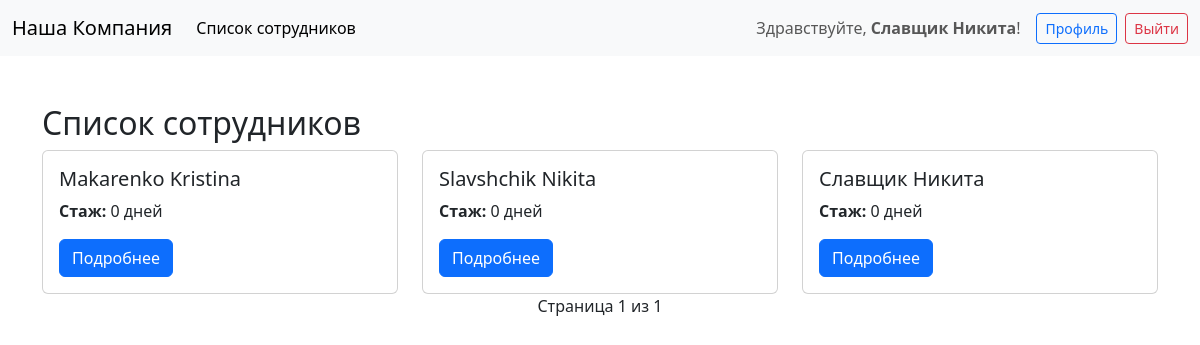
Page /employees/ (signed in) on the committed database.
### employees/models.py (models this page shows, shortened)
class CustomUser(AbstractBaseUser, PermissionsMixin):
    GENDER_CHOICES = [
        ("M", "Мужской"),
        ("F", "Женский"),
        ("O", "Другой"),
    ]
    username = models.CharField(max_length=150, unique=True)
    email = models.EmailField(unique=True)
    is_active = models.BooleanField(default=True)
    is_staff = models.BooleanField(default=False)
    first_name = models.CharField("Имя", max_length=150)
    last_name = models.CharField("Фамилия", max_length=150)
    gender = models.CharField("Пол", max_length=1, choices=GENDER_CHOICES, blank=True)
    middle_name = models.CharField("Отчество", max_length=150, blank=True)
    hire_date = models.DateField("Дата приема на работу", default=timezone.now)
    objects = CustomUserManager()
    USERNAME_FIELD = "username"
    REQUIRED_FIELDS = ["email", "first_name", "last_name"]
    def get_full_name(self):
        name = f"{self.last_name} {self.first_name}"
        if self.middle_name:
            name += f" {self.middle_name}"
        return name.strip()

### employees/views.py (the view)
# urls.py: path('employees/', views.employee_list, name='employee_list'),
def employee_list(request):
    employees_list = CustomUser.objects.filter(is_active=True).order_by("last_name")
    paginator = Paginator(employees_list, 10)
    page_number = request.GET.get("page")
    employees = paginator.get_page(page_number)
    for emp in employees:
        emp.tenure_days = (date.today() - emp.hire_date).days
    context = {
        "employees": employees,
        "today": date.today(),
    }
    return render(request, "employee_list.html", context)

### templates/employee_list.html (shortened to what this page needs)
{% extends "base.html" %}
{% block content %}
<h2>Список сотрудников</h2>
<div class="row row-cols-1 row-cols-md-3 g-4">
  {% for emp in employees %}
  <div class="col">
      <div class="card h-100">
          <div class="card-body">
              <h5 class="card-title">{{ emp.get_full_name }}</h5>
              <p class="card-text"><strong>Стаж:</strong> {{ emp.tenure_days }} дней</p>
              <a href="{% url 'employee_detail' emp.pk %}" class="btn btn-primary">Подробнее</a>
          </div>
      </div>
  </div>
  {% empty %}
  <p>Сотрудников пока нет.</p>
  {% endfor %}
</div>
<nav aria-label="Page navigation">
  <ul class="pagination justify-content-center">
      <li class="page-item disabled"><span>Страница {{ employees.number }} из {{ employees.paginator.num_pages }}</span></li>
  </ul>
</nav>
{% endblock %}

### templates/base.html (shortened to what this page needs)
<!DOCTYPE html>
<html lang="ru">
<head>
    <link href="https://cdn.jsdelivr.net/npm/bootstrap@5.3.3/dist/css/bootstrap.min.css" rel="stylesheet">
</head>
<body>
<header class="navbar navbar-expand-lg navbar-light bg-light mb-4">
  <div class="container-fluid">
    <a class="navbar-brand" href="{% url 'home' %}">Наша Компания</a>
    <div class="collapse navbar-collapse" id="navbarNav">
      <ul class="navbar-nav me-auto">
        <li class="nav-item">
          <a class="nav-link {% if request.resolver_match.url_name == 'employee_list' %}active{% endif %}"
             href="{% url 'employee_list' %}">Список сотрудников</a>
        </li>
      </ul>
      {% if user.is_authenticated %}
        <span class="navbar-text me-3">
          Здравствуйте, <strong>{{ user.get_full_name|default:user.username }}</strong>!
        </span>
        <a href="{% url 'profile' %}" class="btn btn-outline-primary btn-sm me-2">Профиль</a>
        <form action="{% url 'logout' %}" method="post" class="d-inline">
          <button type="submit" class="btn btn-outline-danger btn-sm">Выйти</button>
        </form>
      {% else %}
        <a href="{% url 'login' %}" class="btn btn-outline-success btn-sm">Войти</a>
      {% endif %}
    </div>
  </div>
</header>
<div class="container">
  <main role="main" class="py-4">
    {% block content %}
    {% endblock %}
  </main>
</div>
</body>
</html>

### rows in the picture
CustomUser: get_full_name "Славщик Никита", tenure_days "0"
CustomUser: get_full_name "Makarenko Kristina", tenure_days "0"
CustomUser: get_full_name "Slavshchik Nikita", tenure_days "0"

### other values in the picture
{{ employees.number }} "1"
{{ employees.paginator.num_pages }} "1"
